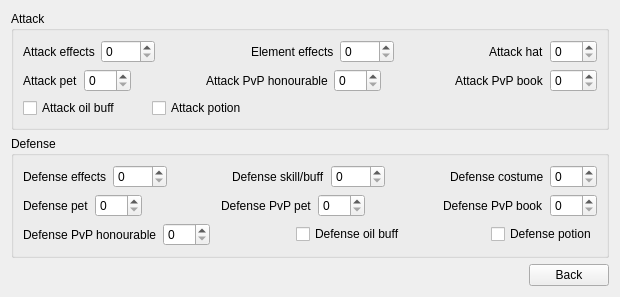
            <widget class="QWidget" name="page_other">
             <layout class="QVBoxLayout" name="verticalLayout_5">
              <item>
               <layout class="QVBoxLayout" name="verticalLayout_13">
                <item>
                 <widget class="QGroupBox" name="groupBox_3">
                  <property name="title">
                   <string>Attack</string>
                  </property>
                  <layout class="QVBoxLayout" name="verticalLayout_14">
                   <item>
                    <layout class="QHBoxLayout" name="horizontalLayout_12">
                     <item>
                      <widget class="QLabel" name="label_20">
                       <property name="sizePolicy">
                        <sizepolicy hsizetype="Maximum" vsizetype="Preferred">
                         <horstretch>0</horstretch>
                         <verstretch>0</verstretch>
                        </sizepolicy>
                       </property>
                       <property name="text">
                        <string>Attack effects</string>
                       </property>
                      </widget>
                     </item>
                     <item>
                      <widget class="QSpinBox" name="spinBox_20">
                       <property name="sizePolicy">
                        <sizepolicy hsizetype="Maximum" vsizetype="Fixed">
                         <horstretch>0</horstretch>
                         <verstretch>0</verstretch>
                        </sizepolicy>
                       </property>
                       <property name="maximum">
                        <number>3000</number>
                       </property>
                      </widget>
                     </item>
                     <item>
                      <spacer name="horizontalSpacer_27">
                       <property name="orientation">
                        <enum>Qt::Horizontal</enum>
                       </property>
                       <property name="sizeType">
                        <enum>QSizePolicy::MinimumExpanding</enum>
                       </property>
                       <property name="sizeHint" stdset="0">
                        <size>
                         <width>25</width>
                         <height>20</height>
                        </size>
                       </property>
                      </spacer>
                     </item>
                     <item>
                      <widget class="QLabel" name="label_38">
                       <property name="sizePolicy">
                        <sizepolicy hsizetype="Maximum" vsizetype="Preferred">
                         <horstretch>0</horstretch>
                         <verstretch>0</verstretch>
                        </sizepolicy>
                       </property>
                       <property name="text">
                        <string>Element effects</string>
                       </property>
                      </widget>
                     </item>
                     <item>
                      <widget class="QSpinBox" name="spinBox_21">
                       <property name="sizePolicy">
                        <sizepolicy hsizetype="Maximum" vsizetype="Fixed">
                         <horstretch>0</horstretch>
                         <verstretch>0</verstretch>
                        </sizepolicy>
                       </property>
                       <property name="maximum">
                        <number>3000</number>
                       </property>
                      </widget>
                     </item>
                     <item>
                      <spacer name="horizontalSpacer_28">
                       <property name="orientation">
                        <enum>Qt::Horizontal</enum>
                       </property>
                       <property name="sizeType">
                        <enum>QSizePolicy::MinimumExpanding</enum>
                       </property>
                       <property name="sizeHint" stdset="0">
                        <size>
                         <width>25</width>
                         <height>20</height>
                        </size>
                       </property>
                      </spacer>
                     </item>
                     <item>
                      <widget class="QLabel" name="label_39">
                       <property name="sizePolicy">
                        <sizepolicy hsizetype="Maximum" vsizetype="Preferred">
                         <horstretch>0</horstretch>
                         <verstretch>0</verstretch>
                        </sizepolicy>
                       </property>
                       <property name="text">
                        <string>Attack hat</string>
                       </property>
                      </widget>
                     </item>
                     <item>
                      <widget class="QSpinBox" name="spinBox_22">
                       <property name="sizePolicy">
                        <sizepolicy hsizetype="Maximum" vsizetype="Fixed">
                         <horstretch>0</horstretch>
                         <verstretch>0</verstretch>
                        </sizepolicy>
                       </property>
                       <property name="maximum">
                        <number>100</number>
                       </property>
                      </widget>
                     </item>
                    </layout>
                   </item>
                   <item>
                    <layout class="QHBoxLayout" name="horizontalLayout_16">
                     <item>
                      <widget class="QLabel" name="label_40">
                       <property name="sizePolicy">
                        <sizepolicy hsizetype="Maximum" vsizetype="Preferred">
                         <horstretch>0</horstretch>
                         <verstretch>0</verstretch>
                        </sizepolicy>
                       </property>
                       <property name="text">
                        <string>Attack pet</string>
                       </property>
                      </widget>
                     </item>
                     <item>
                      <widget class="QSpinBox" name="spinBox_23">
                       <property name="sizePolicy">
                        <sizepolicy hsizetype="Maximum" vsizetype="Fixed">
                         <horstretch>0</horstretch>
                         <verstretch>0</verstretch>
                        </sizepolicy>
                       </property>
                       <property name="maximum">
                        <number>100</number>
                       </property>
                      </widget>
                     </item>
                     <item>
                      <spacer name="horizontalSpacer_29">
                       <property name="orientation">
                        <enum>Qt::Horizontal</enum>
                       </property>
                       <property name="sizeType">
                        <enum>QSizePolicy::MinimumExpanding</enum>
                       </property>
                       <property name="sizeHint" stdset="0">
                        <size>
                         <width>25</width>
                         <height>20</height>
                        </size>
                       </property>
                      </spacer>
                     </item>
                     <item>
                      <widget class="QLabel" name="label_41">
                       <property name="sizePolicy">
                        <sizepolicy hsizetype="Maximum" vsizetype="Preferred">
                         <horstretch>0</horstretch>
                         <verstretch>0</verstretch>
                        </sizepolicy>
                       </property>
                       <property name="text">
                        <string>Attack PvP honourable</string>
                       </property>
                      </widget>
                     </item>
                     <item>
                      <widget class="QSpinBox" name="spinBox_24">
                       <property name="sizePolicy">
                        <sizepolicy hsizetype="Maximum" vsizetype="Fixed">
                         <horstretch>0</horstretch>
                         <verstretch>0</verstretch>
                        </sizepolicy>
                       </property>
                       <property name="maximum">
                        <number>100</number>
                       </property>
                      </widget>
                     </item>
                     <item>
                      <spacer name="horizontalSpacer_30">
                       <property name="orientation">
                        <enum>Qt::Horizontal</enum>
                       </property>
                       <property name="sizeType">
                        <enum>QSizePolicy::MinimumExpanding</enum>
                       </property>
                       <property name="sizeHint" stdset="0">
                        <size>
                         <width>25</width>
                         <height>20</height>
                        </size>
                       </property>
                      </spacer>
                     </item>
                     <item>
                      <widget class="QLabel" name="label_42">
                       <property name="sizePolicy">
                        <sizepolicy hsizetype="Maximum" vsizetype="Preferred">
                         <horstretch>0</horstretch>
                         <verstretch>0</verstretch>
                        </sizepolicy>
                       </property>
                       <property name="text">
                        <string>Attack PvP book</string>
                       </property>
                      </widget>
                     </item>
                     <item>
                      <widget class="QSpinBox" name="spinBox_25">
                       <property name="sizePolicy">
                        <sizepolicy hsizetype="Maximum" vsizetype="Fixed">
                         <horstretch>0</horstretch>
                         <verstretch>0</verstretch>
                        </sizepolicy>
                       </property>
                       <property name="maximum">
                        <number>100</number>
                       </property>
                      </widget>
                     </item>
                    </layout>
                   </item>
                   <item>
                    <layout class="QHBoxLayout" name="horizontalLayout_17">
                     <item>
                      <widget class="QCheckBox" name="checkBox">
                       <property name="text">
                        <string>Attack oil buff</string>
                       </property>
                      </widget>
                     </item>
                     <item>
                      <spacer name="horizontalSpacer_31">
                       <property name="orientation">
                        <enum>Qt::Horizontal</enum>
                       </property>
                       <property name="sizeType">
                        <enum>QSizePolicy::MinimumExpanding</enum>
                       </property>
                       <property name="sizeHint" stdset="0">
                        <size>
                         <width>25</width>
                         <height>20</height>
                        </size>
                       </property>
                      </spacer>
                     </item>
                     <item>
                      <widget class="QCheckBox" name="checkBox_2">
                       <property name="text">
                        <string>Attack potion</string>
                       </property>
                      </widget>
                     </item>
                     <item>
                      <spacer name="horizontalSpacer_32">
                       <property name="orientation">
                        <enum>Qt::Horizontal</enum>
                       </property>
                       <property name="sizeType">
                        <enum>QSizePolicy::MinimumExpanding</enum>
                       </property>
                       <property name="sizeHint" stdset="0">
                        <size>
                         <width>350</width>
                         <height>20</height>
                        </size>
                       </property>
                      </spacer>
                     </item>
                    </layout>
                   </item>
                  </layout>
                 </widget>
                </item>
                <item>
                 <widget class="QGroupBox" name="groupBox_4">
                  <property name="title">
                   <string>Defense</string>
                  </property>
                  <layout class="QVBoxLayout" name="verticalLayout_15">
                   <item>
                    <layout class="QHBoxLayout" name="horizontalLayout_23">
                     <item>
                      <widget class="QLabel" name="label_22">
                       <property name="sizePolicy">
                        <sizepolicy hsizetype="Maximum" vsizetype="Preferred">
                         <horstretch>0</horstretch>
                         <verstretch>0</verstretch>
                        </sizepolicy>
                       </property>
                       <property name="text">
                        <string>Defense effects</string>
                       </property>
                      </widget>
                     </item>
                     <item>
                      <widget class="QSpinBox" name="spinBox_29">
                       <property name="sizePolicy">
                        <sizepolicy hsizetype="Maximum" vsizetype="Fixed">
                         <horstretch>0</horstretch>
                         <verstretch>0</verstretch>
                        </sizepolicy>
                       </property>
                       <property name="maximum">
                        <number>3000</number>
                       </property>
                      </widget>
                     </item>
                     <item>
                      <spacer name="horizontalSpacer_39">
                       <property name="orientation">
                        <enum>Qt::Horizontal</enum>
                       </property>
                       <property name="sizeType">
                        <enum>QSizePolicy::MinimumExpanding</enum>
                       </property>
                       <property name="sizeHint" stdset="0">
                        <size>
                         <width>25</width>
                         <height>20</height>
                        </size>
                       </property>
                      </spacer>
                     </item>
                     <item>
                      <widget class="QLabel" name="label_46">
                       <property name="sizePolicy">
                        <sizepolicy hsizetype="Maximum" vsizetype="Preferred">
                         <horstretch>0</horstretch>
                         <verstretch>0</verstretch>
                        </sizepolicy>
                       </property>
                       <property name="text">
                        <string>Defense skill/buff</string>
                       </property>
                      </widget>
                     </item>
                     <item>
                      <widget class="QSpinBox" name="spinBox_30">
                       <property name="sizePolicy">
                        <sizepolicy hsizetype="Maximum" vsizetype="Fixed">
                         <horstretch>0</horstretch>
                         <verstretch>0</verstretch>
                        </sizepolicy>
                       </property>
                       <property name="maximum">
                        <number>3000</number>
                       </property>
                      </widget>
                     </item>
                     <item>
                      <spacer name="horizontalSpacer_40">
                       <property name="orientation">
                        <enum>Qt::Horizontal</enum>
                       </property>
                       <property name="sizeType">
                        <enum>QSizePolicy::MinimumExpanding</enum>
                       </property>
                       <property name="sizeHint" stdset="0">
                        <size>
                         <width>25</width>
                         <height>20</height>
                        </size>
                       </property>
                      </spacer>
                     </item>
                     <item>
                      <widget class="QLabel" name="label_47">
                       <property name="sizePolicy">
                        <sizepolicy hsizetype="Maximum" vsizetype="Preferred">
                         <horstretch>0</horstretch>
                         <verstretch>0</verstretch>
                        </sizepolicy>
                       </property>
                       <property name="text">
                        <string>Defense costume</string>
                       </property>
                      </widget>
                     </item>
                     <item>
                      <widget class="QSpinBox" name="spinBox_31">
                       <property name="sizePolicy">
                        <sizepolicy hsizetype="Maximum" vsizetype="Fixed">
                         <horstretch>0</horstretch>
                         <verstretch>0</verstretch>
                        </sizepolicy>
                       </property>
                       <property name="maximum">
                        <number>100</number>
                       </property>
                      </widget>
                     </item>
                    </layout>
                   </item>
                   <item>
                    <layout class="QHBoxLayout" name="horizontalLayout_21">
                     <item>
                      <widget class="QLabel" name="label_43">
                       <property name="sizePolicy">
                        <sizepolicy hsizetype="Maximum" vsizetype="Preferred">
                         <horstretch>0</horstretch>
                         <verstretch>0</verstretch>
                        </sizepolicy>
                       </property>
                       <property name="text">
                        <string>Defense pet</string>
                       </property>
                      </widget>
                     </item>
                     <item>
                      <widget class="QSpinBox" name="spinBox_26">
                       <property name="sizePolicy">
                        <sizepolicy hsizetype="Maximum" vsizetype="Fixed">
                         <horstretch>0</horstretch>
                         <verstretch>0</verstretch>
                        </sizepolicy>
                       </property>
                       <property name="maximum">
                        <number>100</number>
                       </property>
                      </widget>
                     </item>
                     <item>
                      <spacer name="horizontalSpacer_35">
                       <property name="orientation">
                        <enum>Qt::Horizontal</enum>
                       </property>
                       <property name="sizeType">
                        <enum>QSizePolicy::MinimumExpanding</enum>
                       </property>
                       <property name="sizeHint" stdset="0">
                        <size>
                         <width>25</width>
                         <height>20</height>
                        </size>
                       </property>
                      </spacer>
                     </item>
                     <item>
                      <widget class="QLabel" name="label_44">
                       <property name="sizePolicy">
                        <sizepolicy hsizetype="Maximum" vsizetype="Preferred">
                         <horstretch>0</horstretch>
                         <verstretch>0</verstretch>
                        </sizepolicy>
                       </property>
                       <property name="text">
                        <string>Defense PvP pet</string>
                       </property>
                      </widget>
                     </item>
                     <item>
                      <widget class="QSpinBox" name="spinBox_27">
                       <property name="sizePolicy">
                        <sizepolicy hsizetype="Maximum" vsizetype="Fixed">
                         <horstretch>0</horstretch>
                         <verstretch>0</verstretch>
                        </sizepolicy>
                       </property>
                       <property name="maximum">
                        <number>100</number>
                       </property>
                      </widget>
                     </item>
                     <item>
                      <spacer name="horizontalSpacer_38">
                       <property name="orientation">
                        <enum>Qt::Horizontal</enum>
                       </property>
                       <property name="sizeType">
                        <enum>QSizePolicy::MinimumExpanding</enum>
                       </property>
                       <property name="sizeHint" stdset="0">
                        <size>
                         <width>25</width>
                         <height>20</height>
                        </size>
                       </property>
                      </spacer>
                     </item>
                     <item>
                      <widget class="QLabel" name="label_45">
                       <property name="sizePolicy">
                        <sizepolicy hsizetype="Maximum" vsizetype="Preferred">
                         <horstretch>0</horstretch>
                         <verstretch>0</verstretch>
                        </sizepolicy>
                       </property>
                       <property name="text">
                        <string>Defense PvP book</string>
                       </property>
                      </widget>
                     </item>
                     <item>
                      <widget class="QSpinBox" name="spinBox_28">
                       <property name="sizePolicy">
                        <sizepolicy hsizetype="Maximum" vsizetype="Fixed">
                         <horstretch>0</horstretch>
                         <verstretch>0</verstretch>
                        </sizepolicy>
                       </property>
                       <property name="maximum">
                        <number>100</number>
                       </property>
                      </widget>
                     </item>
                    </layout>
                   </item>
                   <item>
                    <layout class="QHBoxLayout" name="horizontalLayout_22">
                     <item>
                      <widget class="QLabel" name="label_50">
                       <property name="sizePolicy">
                        <sizepolicy hsizetype="Maximum" vsizetype="Preferred">
                         <horstretch>0</horstretch>
                         <verstretch>0</verstretch>
                        </sizepolicy>
                       </property>
                       <property name="text">
                        <string>Defense PvP honourable</string>
                       </property>
                      </widget>
                     </item>
                     <item>
                      <widget class="QSpinBox" name="spinBox_33">
                       <property name="sizePolicy">
                        <sizepolicy hsizetype="Maximum" vsizetype="Fixed">
                         <horstretch>0</horstretch>
                         <verstretch>0</verstretch>
                        </sizepolicy>
                       </property>
                       <property name="maximum">
                        <number>100</number>
                       </property>
                      </widget>
                     </item>
                     <item>
                      <spacer name="horizontalSpacer_36">
                       <property name="orientation">
                        <enum>Qt::Horizontal</enum>
                       </property>
                       <property name="sizeType">
                        <enum>QSizePolicy::MinimumExpanding</enum>
                       </property>
                       <property name="sizeHint" stdset="0">
                        <size>
                         <width>25</width>
                         <height>20</height>
                        </size>
                       </property>
                      </spacer>
                     </item>
                     <item>
                      <widget class="QCheckBox" name="checkBox_3">
                       <property name="text">
                        <string>Defense oil buff</string>
                       </property>
                      </widget>
                     </item>
                     <item>
                      <spacer name="horizontalSpacer_33">
                       <property name="orientation">
                        <enum>Qt::Horizontal</enum>
                       </property>
                       <property name="sizeType">
                        <enum>QSizePolicy::MinimumExpanding</enum>
                       </property>
                       <property name="sizeHint" stdset="0">
                        <size>
                         <width>25</width>
                         <height>20</height>
                        </size>
                       </property>
                      </spacer>
                     </item>
                     <item>
                      <widget class="QCheckBox" name="checkBox_4">
                       <property name="text">
                        <string>Defense potion</string>
                       </property>
                      </widget>
                     </item>
                    </layout>
                   </item>
                  </layout>
                 </widget>
                </item>
               </layout>
              </item>
              <item>
               <layout class="QVBoxLayout" name="verticalLayout_11">
                <item>
                 <widget class="QWidget" name="verticalWidget_3" native="true">
                  <property name="sizePolicy">
                   <sizepolicy hsizetype="Preferred" vsizetype="Maximum">
                    <horstretch>0</horstretch>
                    <verstretch>0</verstretch>
                   </sizepolicy>
                  </property>
                  <property name="layoutDirection">
                   <enum>Qt::RightToLeft</enum>
                  </property>
                  <layout class="QVBoxLayout" name="verticalLayout_12">
                   <property name="spacing">
                    <number>0</number>
                   </property>
                   <property name="leftMargin">
                    <number>0</number>
                   </property>
                   <property name="topMargin">
                    <number>0</number>
                   </property>
                   <property name="rightMargin">
                    <number>0</number>
                   </property>
                   <property name="bottomMargin">
                    <number>0</number>
                   </property>
                   <item>
                    <widget class="QPushButton" name="pushButton_3">
                     <property name="sizePolicy">
                      <sizepolicy hsizetype="Maximum" vsizetype="Fixed">
                       <horstretch>0</horstretch>
                       <verstretch>0</verstretch>
                      </sizepolicy>
                     </property>
                     <property name="layoutDirection">
                      <enum>Qt::RightToLeft</enum>
                     </property>
                     <property name="text">
                      <string>Back</string>
                     </property>
                    </widget>
                   </item>
                  </layout>
                 </widget>
                </item>
               </layout>
              </item>
             </layout>
            </widget>
